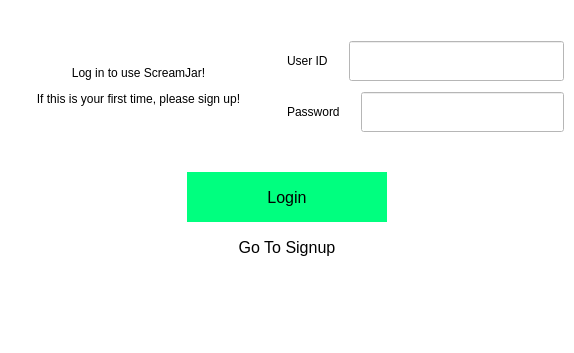
<?xml version="1.0" encoding="UTF-8"?>
<ui version="4.0">
 <class>LoginWidget</class>
 <widget class="QWidget" name="LoginWidget">
  <property name="geometry">
   <rect>
    <x>0</x>
    <y>0</y>
    <width>574</width>
    <height>353</height>
   </rect>
  </property>
  <property name="windowTitle">
   <string>Form</string>
  </property>
  <property name="styleSheet">
   <string notr="true">QWidget{
background-color: rgb(255, 255, 255);
}
QLabel{font: 12pt &quot;System&quot;;}
</string>
  </property>
  <layout class="QVBoxLayout" name="verticalLayout_2">
   <property name="leftMargin">
    <number>0</number>
   </property>
   <property name="topMargin">
    <number>0</number>
   </property>
   <property name="rightMargin">
    <number>0</number>
   </property>
   <property name="bottomMargin">
    <number>0</number>
   </property>
   <item>
    <layout class="QVBoxLayout" name="RegisterLayout">
     <property name="spacing">
      <number>0</number>
     </property>
     <item>
      <layout class="QHBoxLayout" name="horizontalLayout">
       <property name="sizeConstraint">
        <enum>QLayout::SizeConstraint::SetMinimumSize</enum>
       </property>
       <item>
        <widget class="QLabel" name="label_2">
         <property name="sizePolicy">
          <sizepolicy hsizetype="MinimumExpanding" vsizetype="Minimum">
           <horstretch>0</horstretch>
           <verstretch>0</verstretch>
          </sizepolicy>
         </property>
         <property name="styleSheet">
          <string notr="true">font: 12pt &quot;Ariel&quot;;</string>
         </property>
         <property name="text">
          <string>&lt;html&gt;&lt;head/&gt;&lt;body&gt;&lt;p align=&quot;center&quot;&gt;Log in to use ScreamJar!&lt;/p&gt;&lt;p align=&quot;center&quot;&gt;If this is your first time, please sign up!&lt;/p&gt;&lt;/body&gt;&lt;/html&gt;</string>
         </property>
         <property name="wordWrap">
          <bool>true</bool>
         </property>
        </widget>
       </item>
       <item>
        <spacer name="horizontalSpacer_5">
         <property name="orientation">
          <enum>Qt::Orientation::Horizontal</enum>
         </property>
         <property name="sizeType">
          <enum>QSizePolicy::Policy::Fixed</enum>
         </property>
         <property name="sizeHint" stdset="0">
          <size>
           <width>10</width>
           <height>20</height>
          </size>
         </property>
        </spacer>
       </item>
       <item>
        <layout class="QVBoxLayout" name="inputWidget">
         <property name="spacing">
          <number>11</number>
         </property>
         <property name="rightMargin">
          <number>0</number>
         </property>
         <item>
          <layout class="QHBoxLayout" name="useridLayout">
           <item>
            <widget class="QLabel" name="useridLabel">
             <property name="styleSheet">
              <string notr="true">font: 700 12pt;</string>
             </property>
             <property name="text">
              <string>User ID</string>
             </property>
            </widget>
           </item>
           <item>
            <spacer name="horizontalSpacer_2">
             <property name="orientation">
              <enum>Qt::Orientation::Horizontal</enum>
             </property>
             <property name="sizeType">
              <enum>QSizePolicy::Policy::Fixed</enum>
             </property>
             <property name="sizeHint" stdset="0">
              <size>
               <width>10</width>
               <height>20</height>
              </size>
             </property>
            </spacer>
           </item>
           <item>
            <widget class="QLineEdit" name="useridInput">
             <property name="sizePolicy">
              <sizepolicy hsizetype="Expanding" vsizetype="Fixed">
               <horstretch>0</horstretch>
               <verstretch>0</verstretch>
              </sizepolicy>
             </property>
             <property name="minimumSize">
              <size>
               <width>0</width>
               <height>30</height>
              </size>
             </property>
             <property name="maximumSize">
              <size>
               <width>16777215</width>
               <height>40</height>
              </size>
             </property>
             <property name="baseSize">
              <size>
               <width>0</width>
               <height>30</height>
              </size>
             </property>
            </widget>
           </item>
          </layout>
         </item>
         <item>
          <layout class="QHBoxLayout" name="passwordLayout">
           <item>
            <widget class="QLabel" name="passwordLabel">
             <property name="styleSheet">
              <string notr="true">font: 700 12pt;</string>
             </property>
             <property name="text">
              <string>Password</string>
             </property>
            </widget>
           </item>
           <item>
            <spacer name="horizontalSpacer_9">
             <property name="orientation">
              <enum>Qt::Orientation::Horizontal</enum>
             </property>
             <property name="sizeType">
              <enum>QSizePolicy::Policy::Fixed</enum>
             </property>
             <property name="sizeHint" stdset="0">
              <size>
               <width>10</width>
               <height>20</height>
              </size>
             </property>
            </spacer>
           </item>
           <item>
            <widget class="QLineEdit" name="passwordInput">
             <property name="enabled">
              <bool>true</bool>
             </property>
             <property name="sizePolicy">
              <sizepolicy hsizetype="Expanding" vsizetype="Fixed">
               <horstretch>0</horstretch>
               <verstretch>0</verstretch>
              </sizepolicy>
             </property>
             <property name="minimumSize">
              <size>
               <width>0</width>
               <height>30</height>
              </size>
             </property>
             <property name="maximumSize">
              <size>
               <width>16777215</width>
               <height>40</height>
              </size>
             </property>
             <property name="baseSize">
              <size>
               <width>0</width>
               <height>40</height>
              </size>
             </property>
             <property name="echoMode">
              <enum>QLineEdit::EchoMode::Password</enum>
             </property>
            </widget>
           </item>
          </layout>
         </item>
        </layout>
       </item>
       <item>
        <spacer name="horizontalSpacer_6">
         <property name="orientation">
          <enum>Qt::Orientation::Horizontal</enum>
         </property>
         <property name="sizeType">
          <enum>QSizePolicy::Policy::Fixed</enum>
         </property>
         <property name="sizeHint" stdset="0">
          <size>
           <width>10</width>
           <height>20</height>
          </size>
         </property>
        </spacer>
       </item>
      </layout>
     </item>
     <item>
      <spacer name="verticalSpacer_3">
       <property name="orientation">
        <enum>Qt::Orientation::Vertical</enum>
       </property>
       <property name="sizeType">
        <enum>QSizePolicy::Policy::Fixed</enum>
       </property>
       <property name="sizeHint" stdset="0">
        <size>
         <width>20</width>
         <height>40</height>
        </size>
       </property>
      </spacer>
     </item>
     <item>
      <layout class="QHBoxLayout" name="horizontalLayout_5">
       <property name="sizeConstraint">
        <enum>QLayout::SizeConstraint::SetDefaultConstraint</enum>
       </property>
       <item>
        <spacer name="horizontalSpacer_7">
         <property name="orientation">
          <enum>Qt::Orientation::Horizontal</enum>
         </property>
         <property name="sizeHint" stdset="0">
          <size>
           <width>40</width>
           <height>20</height>
          </size>
         </property>
        </spacer>
       </item>
       <item>
        <layout class="QVBoxLayout" name="verticalLayout_3">
         <property name="sizeConstraint">
          <enum>QLayout::SizeConstraint::SetMinimumSize</enum>
         </property>
         <property name="leftMargin">
          <number>0</number>
         </property>
         <item>
          <widget class="QPushButton" name="continueButton">
           <property name="sizePolicy">
            <sizepolicy hsizetype="Fixed" vsizetype="Fixed">
             <horstretch>0</horstretch>
             <verstretch>0</verstretch>
            </sizepolicy>
           </property>
           <property name="minimumSize">
            <size>
             <width>200</width>
             <height>50</height>
            </size>
           </property>
           <property name="font">
            <font>
             <family>System</family>
             <pointsize>12</pointsize>
             <italic>false</italic>
             <bold>false</bold>
            </font>
           </property>
           <property name="toolTipDuration">
            <number>5</number>
           </property>
           <property name="styleSheet">
            <string notr="true">
QPushButton{
background-color: rgb(0, 255, 127);
font: 12pt &quot;System&quot;;
border: 0px;
}

QPushButton:hover{
background-color: rgb(194, 194, 194);
font: 12pt &quot;System&quot;;
border: 0px;
}

QPushButton:pressed{
font: 12pt &quot;System&quot;;
background-color: rgb(184, 184, 184);
border: 0px;
}</string>
           </property>
           <property name="text">
            <string>Login</string>
           </property>
          </widget>
         </item>
         <item>
          <widget class="QPushButton" name="signupButton">
           <property name="sizePolicy">
            <sizepolicy hsizetype="Fixed" vsizetype="Fixed">
             <horstretch>0</horstretch>
             <verstretch>0</verstretch>
            </sizepolicy>
           </property>
           <property name="minimumSize">
            <size>
             <width>200</width>
             <height>50</height>
            </size>
           </property>
           <property name="font">
            <font>
             <family>System</family>
             <pointsize>12</pointsize>
            </font>
           </property>
           <property name="toolTipDuration">
            <number>5</number>
           </property>
           <property name="styleSheet">
            <string notr="true">
QPushButton{
background-color: rgba(255, 255, 255, 0)
font: 12pt &quot;System&quot;;
border: 0px;
}</string>
           </property>
           <property name="text">
            <string>Go To Signup</string>
           </property>
          </widget>
         </item>
        </layout>
       </item>
       <item>
        <spacer name="horizontalSpacer_8">
         <property name="orientation">
          <enum>Qt::Orientation::Horizontal</enum>
         </property>
         <property name="sizeHint" stdset="0">
          <size>
           <width>40</width>
           <height>20</height>
          </size>
         </property>
        </spacer>
       </item>
      </layout>
     </item>
     <item>
      <spacer name="verticalSpacer">
       <property name="orientation">
        <enum>Qt::Orientation::Vertical</enum>
       </property>
       <property name="sizeType">
        <enum>QSizePolicy::Policy::Fixed</enum>
       </property>
       <property name="sizeHint" stdset="0">
        <size>
         <width>20</width>
         <height>40</height>
        </size>
       </property>
      </spacer>
     </item>
    </layout>
   </item>
  </layout>
 </widget>
 <resources/>
 <connections/>
</ui>
